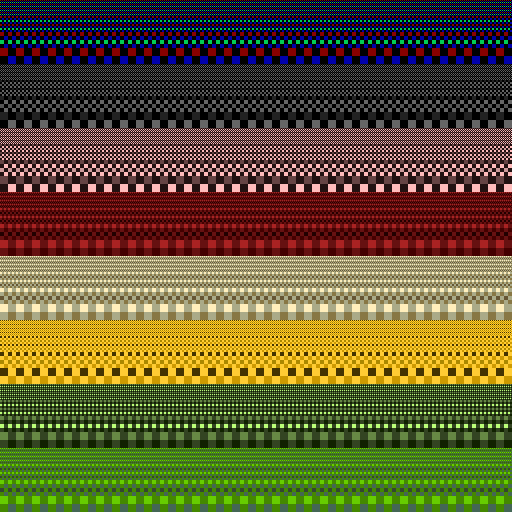

This is a level from a 2D game, rendered from its Tiled map with the project's own tilesets. A one-line summary and the complete map file follow:
An orthogonal 32x32 tile map with 16x16 px tiles, 1 tile layer (l0), 16 tilesets.

<map version="1.8" tiledversion="1.8.2" orientation="orthogonal" renderorder="right-down" width="32" height="32" tilewidth="16" tileheight="16" infinite="0" nextlayerid="2" nextobjectid="1">
 <tileset firstgid="1" source="16X164BPPT.BIN.0.tsx" />
 <tileset firstgid="6" source="16X164BPPT.BIN.1.tsx" />
 <tileset firstgid="11" source="16X164BPPT.BIN.2.tsx" />
 <tileset firstgid="16" source="16X164BPPT.BIN.3.tsx" />
 <tileset firstgid="21" source="16X164BPPT.BIN.4.tsx" />
 <tileset firstgid="26" source="16X164BPPT.BIN.5.tsx" />
 <tileset firstgid="31" source="16X164BPPT.BIN.6.tsx" />
 <tileset firstgid="36" source="16X164BPPT.BIN.7.tsx" />
 <tileset firstgid="41" source="16X164BPPT.BIN.8.tsx" />
 <tileset firstgid="46" source="16X164BPPT.BIN.9.tsx" />
 <tileset firstgid="51" source="16X164BPPT.BIN.10.tsx" />
 <tileset firstgid="56" source="16X164BPPT.BIN.11.tsx" />
 <tileset firstgid="61" source="16X164BPPT.BIN.12.tsx" />
 <tileset firstgid="66" source="16X164BPPT.BIN.13.tsx" />
 <tileset firstgid="71" source="16X164BPPT.BIN.14.tsx" />
 <tileset firstgid="76" source="16X164BPPT.BIN.15.tsx" />
 <layer id="1" name="l0" width="32" height="32">
  <data encoding="csv">
2,2,2,2,2,2,2,2,2,2,2,2,2,2,2,2,2,2,2,2,2,2,2,2,2,2,2,2,2,2,2,2,
3,3,3,3,3,3,3,3,3,3,3,3,3,3,3,3,3,3,3,3,3,3,3,3,3,3,3,3,3,3,3,3,
4,4,4,4,4,4,4,4,4,4,4,4,4,4,4,4,4,4,4,4,4,4,4,4,4,4,4,4,4,4,4,4,
5,5,5,5,5,5,5,5,5,5,5,5,5,5,5,5,5,5,5,5,5,5,5,5,5,5,5,5,5,5,5,5,
7,7,7,7,7,7,7,7,7,7,7,7,7,7,7,7,7,7,7,7,7,7,7,7,7,7,7,7,7,7,7,7,
8,8,8,8,8,8,8,8,8,8,8,8,8,8,8,8,8,8,8,8,8,8,8,8,8,8,8,8,8,8,8,8,
9,9,9,9,9,9,9,9,9,9,9,9,9,9,9,9,9,9,9,9,9,9,9,9,9,9,9,9,9,9,9,9,
10,10,10,10,10,10,10,10,10,10,10,10,10,10,10,10,10,10,10,10,10,10,10,10,10,10,10,10,10,10,10,10,
12,12,12,12,12,12,12,12,12,12,12,12,12,12,12,12,12,12,12,12,12,12,12,12,12,12,12,12,12,12,12,12,
13,13,13,13,13,13,13,13,13,13,13,13,13,13,13,13,13,13,13,13,13,13,13,13,13,13,13,13,13,13,13,13,
14,14,14,14,14,14,14,14,14,14,14,14,14,14,14,14,14,14,14,14,14,14,14,14,14,14,14,14,14,14,14,14,
15,15,15,15,15,15,15,15,15,15,15,15,15,15,15,15,15,15,15,15,15,15,15,15,15,15,15,15,15,15,15,15,
17,17,17,17,17,17,17,17,17,17,17,17,17,17,17,17,17,17,17,17,17,17,17,17,17,17,17,17,17,17,17,17,
18,18,18,18,18,18,18,18,18,18,18,18,18,18,18,18,18,18,18,18,18,18,18,18,18,18,18,18,18,18,18,18,
19,19,19,19,19,19,19,19,19,19,19,19,19,19,19,19,19,19,19,19,19,19,19,19,19,19,19,19,19,19,19,19,
20,20,20,20,20,20,20,20,20,20,20,20,20,20,20,20,20,20,20,20,20,20,20,20,20,20,20,20,20,20,20,20,
22,22,22,22,22,22,22,22,22,22,22,22,22,22,22,22,22,22,22,22,22,22,22,22,22,22,22,22,22,22,22,22,
23,23,23,23,23,23,23,23,23,23,23,23,23,23,23,23,23,23,23,23,23,23,23,23,23,23,23,23,23,23,23,23,
24,24,24,24,24,24,24,24,24,24,24,24,24,24,24,24,24,24,24,24,24,24,24,24,24,24,24,24,24,24,24,24,
25,25,25,25,25,25,25,25,25,25,25,25,25,25,25,25,25,25,25,25,25,25,25,25,25,25,25,25,25,25,25,25,
27,27,27,27,27,27,27,27,27,27,27,27,27,27,27,27,27,27,27,27,27,27,27,27,27,27,27,27,27,27,27,27,
28,28,28,28,28,28,28,28,28,28,28,28,28,28,28,28,28,28,28,28,28,28,28,28,28,28,28,28,28,28,28,28,
29,29,29,29,29,29,29,29,29,29,29,29,29,29,29,29,29,29,29,29,29,29,29,29,29,29,29,29,29,29,29,29,
30,30,30,30,30,30,30,30,30,30,30,30,30,30,30,30,30,30,30,30,30,30,30,30,30,30,30,30,30,30,30,30,
32,32,32,32,32,32,32,32,32,32,32,32,32,32,32,32,32,32,32,32,32,32,32,32,32,32,32,32,32,32,32,32,
33,33,33,33,33,33,33,33,33,33,33,33,33,33,33,33,33,33,33,33,33,33,33,33,33,33,33,33,33,33,33,33,
34,34,34,34,34,34,34,34,34,34,34,34,34,34,34,34,34,34,34,34,34,34,34,34,34,34,34,34,34,34,34,34,
35,35,35,35,35,35,35,35,35,35,35,35,35,35,35,35,35,35,35,35,35,35,35,35,35,35,35,35,35,35,35,35,
37,37,37,37,37,37,37,37,37,37,37,37,37,37,37,37,37,37,37,37,37,37,37,37,37,37,37,37,37,37,37,37,
38,38,38,38,38,38,38,38,38,38,38,38,38,38,38,38,38,38,38,38,38,38,38,38,38,38,38,38,38,38,38,38,
39,39,39,39,39,39,39,39,39,39,39,39,39,39,39,39,39,39,39,39,39,39,39,39,39,39,39,39,39,39,39,39,
40,40,40,40,40,40,40,40,40,40,40,40,40,40,40,40,40,40,40,40,40,40,40,40,40,40,40,40,40,40,40,40
</data>
 </layer>
</map>
